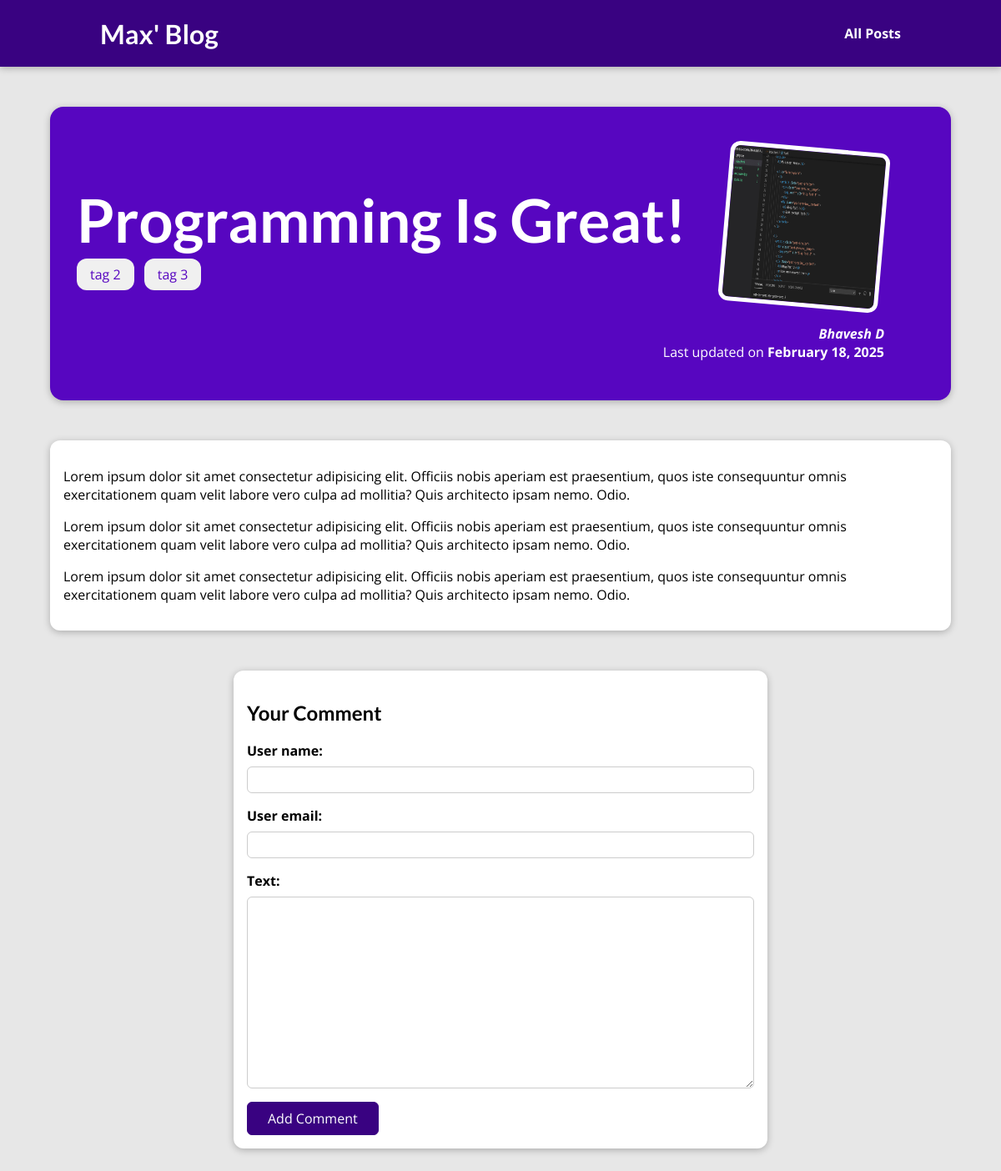
The page /posts/programming-is-fun on the database as committed earlier.
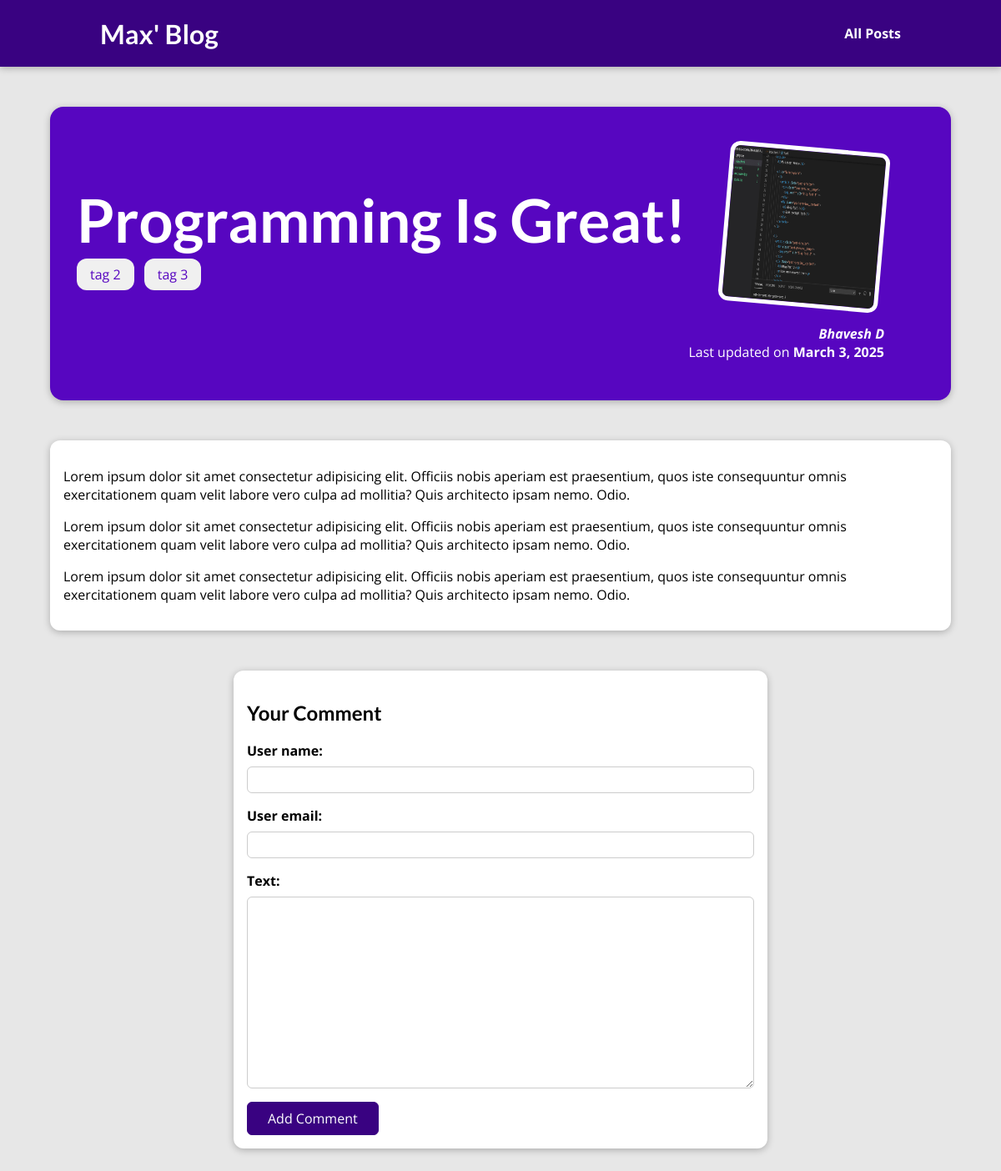
The same page on the database as committed later.
### blog/models.py (models this page shows)
class Post(models.Model):
  title = models.CharField(max_length=150)
  excerpt = models.CharField(max_length=200)
  image = models.FileField(upload_to='posts', null=True)
  date = models.DateField(auto_now=True)
  content = models.TextField(validators=[MinLengthValidator(100)])
  slug = models.SlugField(unique=True, db_index=True)
  author = models.ForeignKey(Author, null=True, on_delete=models.SET_NULL, related_name='books')
  tags = models.ManyToManyField(Tag, blank=True, related_name='posts')

class Author(models.Model):
  first_name = models.CharField(max_length=100)
  last_name = models.CharField(max_length=100)
  email = models.EmailField()
  def full_name(self):
    return f'{self.first_name} {self.last_name}'
  def __str__(self):
    return self.full_name()

### blog/views.py (the view, shortened to what this page needs)
# urls.py: path('posts/<slug:slug>', views.SinglePostDetailView.as_view(), name='post-detail-page')
class SinglePostDetailView(View):
  def get(self, request, slug):
    post = get_object_or_404(Post, slug=slug)
    return render(request, 'blog/post-detail.html', {
      'post': post,
      'post_tags': post.tags.all(),
      'comment_form': CommentForm(),
      'comments': post.comments.all().order_by('-id')
    })

### blog/forms.py
class CommentForm(forms.ModelForm):
  class Meta:
    model = Comment
    excludes = ['post']
    fields = {
      'user_name': 'Your name',
      'user_email': 'Your email',
      'text': 'Comment'
    }

### blog/templates/blog/post-detail.html (shortened to what this page needs)
{% extends "base.html" %}
{% load static %}
{% block css_files %}
<link rel="stylesheet" href="{% static "blog/post-detail.css" %}" />
{% endblock %}
{% block content %}
<section id="summary">
  <h2>{{ post.title }}</h2>
  {% for tag in post_tags %}
    <span class="tag">{{tag.caption}}</span>
  {% endfor %}
  <article>
    <img src="{{ post.image.url }}" alt="Post Title" />
    <address><a href="mailto:{{post.author.email}}">{{ post.author }}</a></address>
    <div>Last updated on <time>{{ post.date|date:"F j, Y" }}</time></div>
  </article>
</section>
<main>
  {{ post.content|linebreaks }}
</main>
<section id="comment-form">
  <h2>Your Comment</h2>
  <form action="{% url 'post-detail-page' post.slug %}" method="POST" >
    {% for field in comment_form %}
    <div class="form-control {% if field.errors %}invalid{% endif %}">
      {{ field.label_tag }}
      {{ field }}
    </div>
    {% endfor %}
    <button type="submit">Add Comment</button>
  </form>
</section>
{% endblock %}

Rows that differ between the two databases and show on the page:
changed Post "Programming Is Great!": date "February 18, 2025" → "March 3, 2025"
